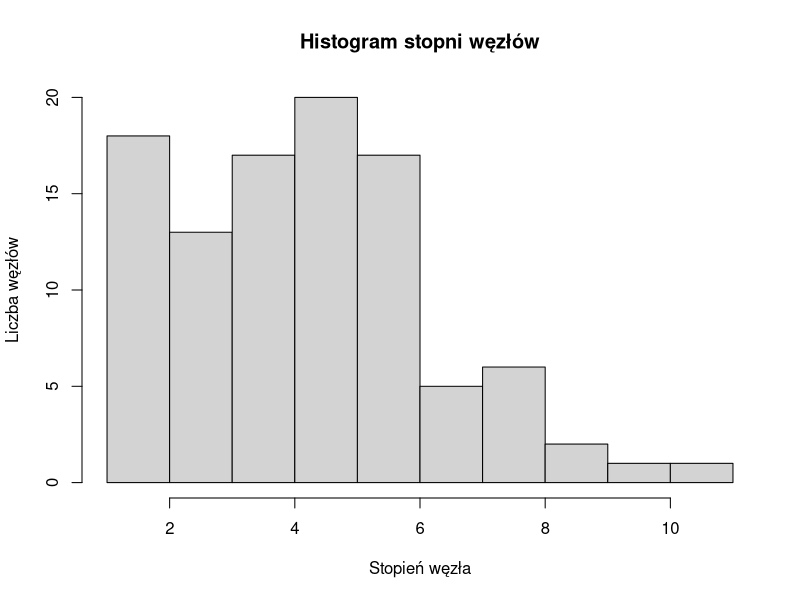
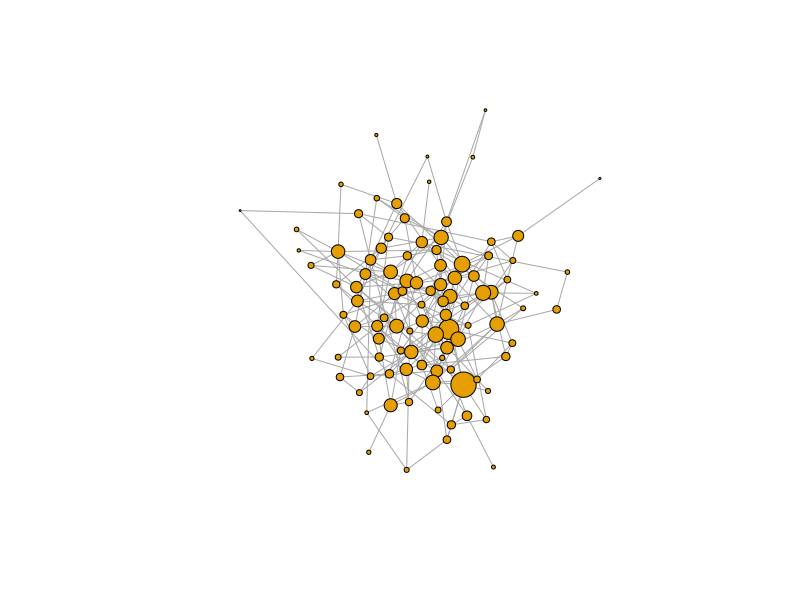

The R source for these figures, in order:
# install.packages("igraph")
library(igraph)

set.seed(29112025)  # Ustawienie losowości dla powtarzalności wyników


n <- 100
p <- 0.05
g <- erdos.renyi.game(n = n, p.or.m = p)

summary(g)
is.weighted(g)   # graf nie jest ważony


V(g)               # lista wierzchołków

E(g)             # lista krawędzi


min_weight <- 0.01
max_weight <- 1

E(g)$weight <- runif(ecount(g), min = min_weight, max = max_weight)

summary(g)
is.weighted(g) # graf jest ważony


degree(g)
hist(degree(g),
     main = "Histogram stopni węzłów",
     xlab = "Stopień węzła",
     ylab = "Liczba węzłów")



clusters(g)


pr <- page.rank(g)$vector

plot(g, vertex.size=pr*500,
     vertex.label=NA, edge.arrow.size=.2)

